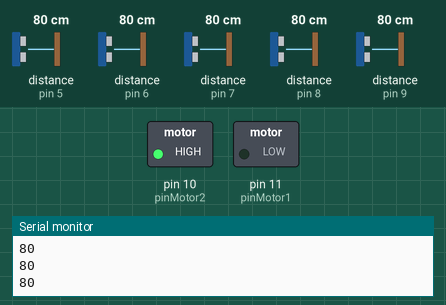
This sketch was run on a simulated Arduino Uno, built with avr-gcc and run on an emulated ATmega328P. Parts: switched loads named in the sketch (green lamp = pin HIGH), the last lines printed to the serial monitor. Wiring (inferred from the names in the program): 5 × ultrasonic range finder: trigger pin 2, echo pin 7 / trigger pin 3, echo pin 8 / trigger pin 4, echo pin 9 / trigger pin 12, echo pin 5 / trigger pin 13, echo pin 6. The inputs (shaded band) are chosen by the test bench; at power-on: distance to the obstacle (sensors on pin 5, pin 6, pin 7, pin 8, pin 9) 80 cm. The echo pulse lasts 58.3 µs per cm; pins used as bus, display or sensor lines are not drawn.

Above: at 1.2 s.
1.3 s: distance to the obstacle (sensor on pin 5) set to 75 cm
At 1.8 s:
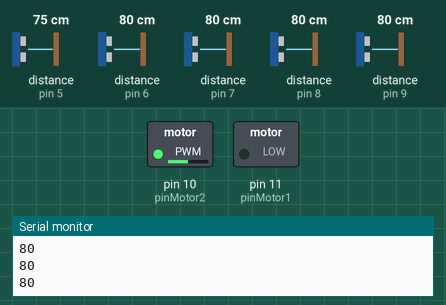
2.8 s: distance to the obstacle (sensor on pin 6) set to 74 cm
At 4.0 s:
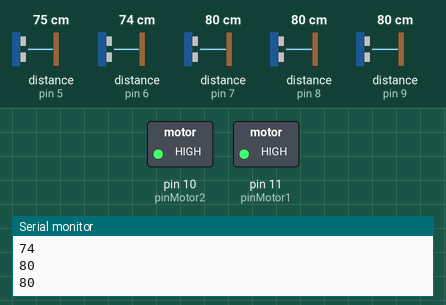
4.3 s: distance to the obstacle (sensor on pin 7) set to 76 cm
At 5.5 s:
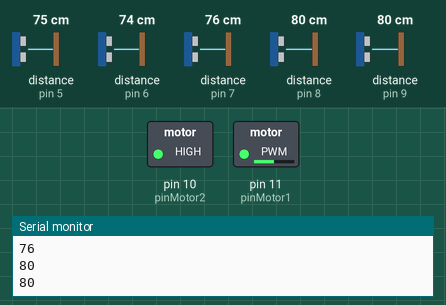
5.8 s: distance to the obstacle (sensor on pin 8) set to 18 cm
At 6.4 s:
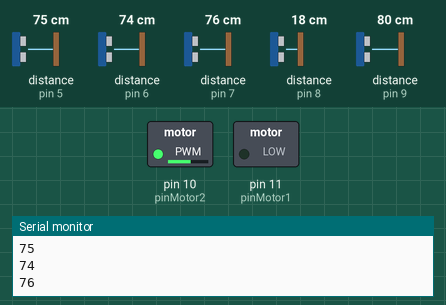
7.3 s: distance to the obstacle (sensor on pin 9) set to 2 cm
At 8.0 s:
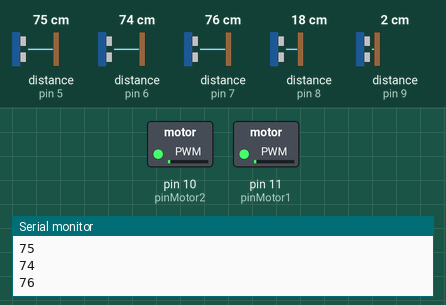
8.8 s: distance to the obstacle (sensor on pin 7) set to 35 cm
At 9.3 s:
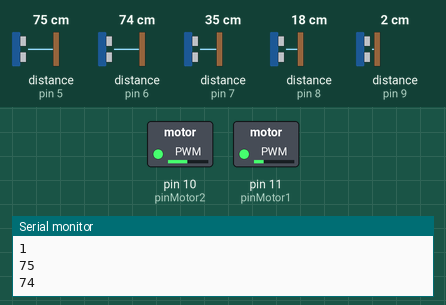
Timing chart, 0 to 11.3 s (numbered marks = the images above; inputs shaded):
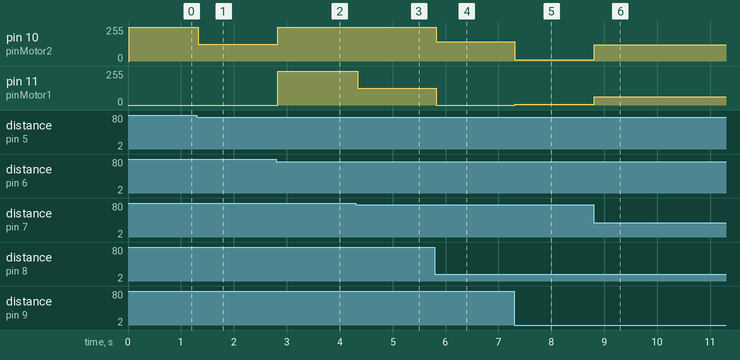

The sketch:

Anda_Ultrassom_IR_06_Basico_2.ino
```cpp
// **************************************
// * ROBOZONA                           *
// * 2015 Estrategia & Inovacao Arizona *
// * Robo com 5 sensores de ultrassom   *
// * 2 sensores de IR                   *
// * 2 motores CC                       *
// **************************************

//Pinos dos transistores dos motores CC
int trigPin[5] = {12, 13, 2, 3, 4};
int echoPin[5] = {5, 6, 7, 8, 9};
long distCM[5] = {400, 400, 400, 400, 400};
long menorDist;
int indiceMenorDist;
long maiorDist;
int indiceMaiorDist;

long velocMax; //parametro de velocidade maxima a ser aplicada aos motores

float pesoLaterais = 1; //peso a ser dado para a proximidade das laterais do robo no calculo
float pesoDiagonais = 2; //peso a ser dado para a proximidade das laterais do robo no calculo

long pwmMotor1; //velocidade do motor 1, de 0 a 255
long pwmMotor2; //velocidade do motor 2, de 0 a 255

float gravidadeDireita;
float gravidadeEsquerda;

int pinMotor1 = 11;
int pinMotor2 = 10;
int pinIR1 = 0;
int valorIR1;
int pinIR2 = 1;
int valorIR2;

boolean turnLeft;

long dist;
long novaDist;

void setup() {
  Serial.begin (9600);

  //Ajusta os pinos de entrada e saida
  for (int i=0; i < 5; i++){
    pinMode(trigPin[i], OUTPUT);
    pinMode(echoPin[i], INPUT);
  }

  pinMode(pinMotor1, OUTPUT);
  pinMode(pinMotor2, OUTPUT);
}


void loop() {

  //Faz a leitura das distancias dos 5 sensores de ultrassom

  indiceMenorDist = 2;
  menorDist = 500;
  indiceMaiorDist = 2;
  maiorDist = 0;

  for (int i=0; i < 5; i++){
    distCM[i] = distanciaUltraSom(i);

    if (distCM[i] < menorDist)
    {
      menorDist = distCM[i];
      indiceMenorDist = i;
    }

    if (distCM[i] > maiorDist)
    {
      maiorDist = distCM[i];
      indiceMaiorDist = i;
    }

    Serial.println(distCM[i]);
  }

  //Serial.println("AAA");


  // Caso 1
  // Se qualquer distancia for menor do que 30, diminui a velocidade maxima proporcionalmente. Em 30 = 255, em 0 = 0
  if (menorDist < 30)
    {
      velocMax = 255 * menorDist / 30L;
    }
  else
    {
      velocMax = 255;
    }
    //Serial.println(velocMax);

  if (distCM[2] < 70)
  {
    velocMax = 255 * distCM[2] / 70L;
  }


  // Caso 2
  if (menorDist == 200)
    {
    pwmMotor1 = velocMax;
    pwmMotor2 = velocMax;
    }
  else // Decidir estrategia de procurar espaco livre ou evitar obstaculos
  {
    if (menorDist > 50) // Estrategia de busca do espaco livre
    {
      if (indiceMaiorDist == 2) // Maior espaco esta em frente, segue reto
      {
       pwmMotor1 = velocMax;
       pwmMotor2 = velocMax;
      }

      if (indiceMaiorDist ==0) // Maior espaco esta a direita, curva rapida cortando o motor direito
      {
        pwmMotor1 = 0;
        pwmMotor2 = velocMax;
      }

      if (indiceMaiorDist ==1) // Maior espaco esta na diagonal direita, curva leve cortando o motor direito pela metade
      {
        pwmMotor1 = 0;
        pwmMotor2 = velocMax / 2L;
      }

      if (indiceMaiorDist == 3) // Maior espaco esta na diagonal esquerda, curva leve cortando o motor esquerdo pela metade
      {
        pwmMotor1 = velocMax / 2L;
        pwmMotor2 = velocMax;
      }

      if (indiceMaiorDist ==4) // Maior espaco esta a esquerda, curva rapida cortando o motor esquerdo
      {
        pwmMotor1 = velocMax;
        pwmMotor2 = 0;
      }


    }
    else // Estrategia de evitar obstaculos, pois a menor distancia esta abaixo de 50 cm
    {
      if (indiceMenorDist == 2 && (indiceMaiorDist == 0 || indiceMaiorDist == 1)) // Menor distancia em frente, vira para a direita
      {
        pwmMotor1 = 0;
        pwmMotor2 = velocMax;
      }

      if (indiceMenorDist == 2 && (indiceMaiorDist == 3 || indiceMaiorDist == 4)) // Menor distancia em frente, vira para a esquerda
      {
        pwmMotor1 = velocMax;
        pwmMotor2 = 0;
      }

     if (indiceMenorDist == 0) // Aproximando da lateral, vira suavemente para a esquerda
     {
        pwmMotor1 = velocMax;
        pwmMotor2 = velocMax / 2L;
     }

          if (indiceMenorDist == 1) // Aproximando da diagonal, vira rapidamente para a esquerda
     {
        pwmMotor1 = velocMax;
        pwmMotor2 = 0;
     }

          if (indiceMenorDist == 3) // Aproximando da diagonal, vira suavemente para a direita
     {
        pwmMotor1 = 0;
        pwmMotor2 = velocMax;
     }

          if (indiceMenorDist == 4) // Aproximando da lateral, vira suavemente para a direita
     {
        pwmMotor1 = velocMax / 2L;
        pwmMotor2 = velocMax;
     }

    }
  }


 // Serial.println(menorDist);


  if (pwmMotor1 < 0)
  {
    pwmMotor1 = 0;
  }

  if (pwmMotor2 < 0)
  {
    pwmMotor2 = 0;
  }


  analogWrite(pinMotor1, pwmMotor1);
  analogWrite(pinMotor2, pwmMotor2);

}


int distanciaUltraSom(int pino)
{
  long duration, distance;
  digitalWrite(trigPin[pino], LOW);
  delayMicroseconds(2);
  digitalWrite(trigPin[pino], HIGH);
  delayMicroseconds(10);
  digitalWrite(trigPin[pino], LOW);
  duration = pulseIn(echoPin[pino], HIGH, 38000);
  distance = (duration) / 58;
    if (distance == 0) {
       //distance = 431; atençao: troquei para 200 (2 metros, para melhorar os algoritmos)
       distance = 200;
     }

     if (distance > 200) {
       distance = 200;
     }
  return distance;
}
```

Measured:
- the behaviour switches between 80 and 79 cm on distance to the obstacle (sensor on pin 5) (found by bisection; images 0 and 1)
- the behaviour switches between 80 and 79 cm on distance to the obstacle (sensor on pin 6) (found by bisection; images 1 and 2)
- the behaviour switches between 80 and 79 cm on distance to the obstacle (sensor on pin 7) (found by bisection; images 2 and 3)
- after the input at 1.3 s, pin 10 (pinMotor2): 255/255 → 127/255 at once
- after the input at 2.8 s, pin 10 (pinMotor2): 127/255 → 255/255 at once; pin 11 (pinMotor1): 0/255 → 255/255 at once
- after the input at 4.3 s, pin 11 (pinMotor1): 255/255 → 127/255 at once
- after the input at 5.8 s, pin 10 (pinMotor2): 255/255 → 144/255 at once; pin 11 (pinMotor1): 127/255 → 0/255 at once
- after the input at 7.3 s, pin 10 (pinMotor2): 144/255 → 8/255 at once; pin 11 (pinMotor1): 0/255 → 4/255 at once
- after the input at 8.8 s, pin 10 (pinMotor2): 8/255 → 123/255 at once; pin 11 (pinMotor1): 4/255 → 61/255 at once
